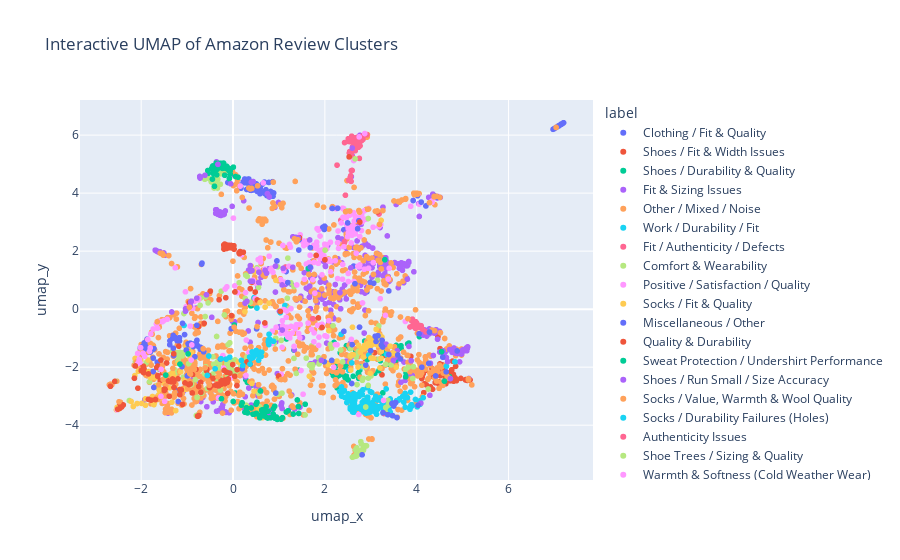

The notebook cell saved with this chart:
### Code cell
# Optional: Interactive Plot with Plotly
# This allows you to hover over points to see the actual review text, which is great for presentations or deeper exploration.

fig = px.scatter(
    df_work,
    x='umap_x',
    y='umap_y',
    color='label',
    hover_data=['doc', 'cluster'],
    title="Interactive UMAP of Amazon Review Clusters"
)
fig.show()
